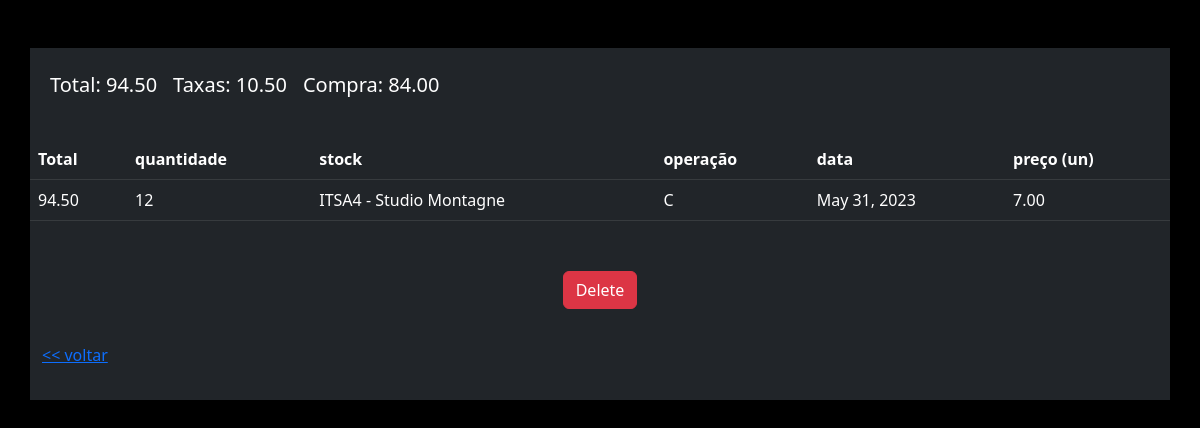
The page /my_wallet/3/ (signed in) on the database as committed earlier.
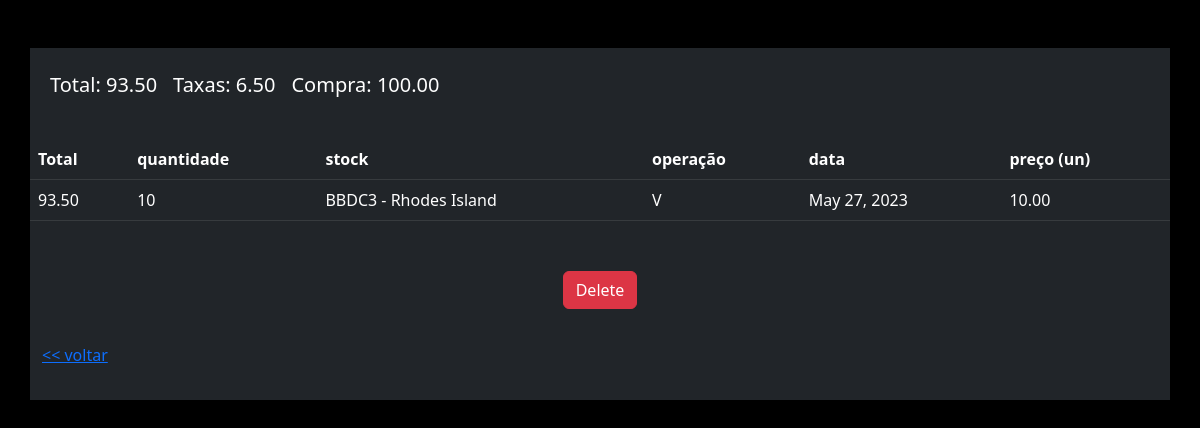
The same page on the database as committed later.
### my_wallet/models.py (models this page shows, shortened)
class Transaction(models.Model):
    data = models.DateField("created")
    stock = models.ForeignKey(Stock, on_delete=models.SET_NULL, null=True)
    quantidade_de_acoes = models.PositiveIntegerField()
    preco_unitario = models.DecimalField(
        max_digits=10, decimal_places=2, validators=[MinValueValidator(0)])
    OPERATIONS = (
        ('C', 'Compra'),
        ('V', 'Venda'),
    )
    operacao = models.CharField(max_length=1, choices=OPERATIONS)
    corretagem = models.DecimalField(
        max_digits=10, decimal_places=2, validators=[MinValueValidator(0)])
    Investidor = models.ForeignKey(Investidor, on_delete=models.CASCADE)
    def valor_de_compra(self):
        return self.quantidade_de_acoes * self.preco_unitario
    def taxas_totais(self):
        return self.corretagem + Decimal('1.5')
    def valor_total(self):
        v = self.quantidade_de_acoes * self.preco_unitario
        t = self.corretagem + Decimal('1.5')
        if (self.operacao == "C"):
            print
            return (v + t)
        else:
            return (v - t)

class Stock(models.Model):
    codigo = models.CharField(max_length=6)
    empresa_nome = models.CharField(max_length=100, default='No especified')
    cnpj = models.CharField(max_length=100)
    def __str__(self) -> str:
        return "{} - {}".format(self.codigo, self.empresa_nome)

### my_wallet/views.py (the view)
# urls.py: path('<int:transaction>/', views.detail, name='detail'),
@login_required
def detail(request, transaction: int):
    try:
        transaction_req = Transaction.objects.get(pk=transaction)
        context = {
            'transaction_req': transaction_req,
        }
    except Transaction.DoesNotExist:
        raise Http404("Question does not exist")
    return render(request, template_name='my_wallet/detalhe.html', context=context)

### my_wallet/templates/my_wallet/detalhe.html (shortened to what this page needs)
<!DOCTYPE html>
{% load static %}
<html lang="en">
<head>
    <link href="https://cdn.jsdelivr.net/npm/bootstrap@5.3.0-alpha3/dist/css/bootstrap.min.css" rel="stylesheet"
>
    <link rel="stylesheet" href="{% static 'my_wallet/css/shared.css' %}">
</head>
<body>
    <section class="vh-100 base_background">
        <div class="container py-5 h-100">
            <div class="row d-flex justify-content-center align-items-center h-50 bg-dark">
                <div class=".justify-content-center d-flex flex-row">
                    <h5 class="text-white" style="margin: 0.5rem;"> Total: {{ transaction_req.valor_total }}</h5>
                    <h5 class="text-white" style="margin: 0.5rem;"> Taxas: {{ transaction_req.taxas_totais }}</h5>
                    <h5 class="text-white" style="margin: 0.5rem;"> Compra: {{ transaction_req.valor_de_compra }}</h5>
                </div>
                <table class="table table-dark">
                    <tr>
                        <th scope="col">Total</th>
                        <th scope="col">quantidade</th>
                        <th scope="col">stock</th>
                        <th scope="col">operação</th>
                        <th scope="col">data</th>
                        <th scope="col">preço (un)</th>
                    </tr>
                    <tr>
                        <td>{{ transaction_req.valor_total }}</td>
                        <td>{{ transaction_req.quantidade_de_acoes }}</td>
                        <td>{{ transaction_req.stock }}</td>
                        <td>{{ transaction_req.operacao }}</td>
                        <td>{{ transaction_req.data }}</td>
                        <td>{{ transaction_req.preco_unitario }}</td>
                    </tr>
                </table>
                <div class="d-flex justify-content-center">
                    <form method="POST" action="{% url 'delete_transaction' transaction_req.id %}">
                        <button type="submit" class="btn btn-danger">Delete</button>
                    </form>
                </div>
                <p>
                    <a href="{% url 'transactions'%}">
                        << voltar</a>
                </p>
            </div>
        </div>
    </section>
</body>
</html>

### my_wallet/static/my_wallet/css/shared.css (style rules this page uses)
.base_background { background-color: black; }

Rows that differ between the two databases and show on the page:
changed Transaction: valor_total "94.50" → "93.50"; taxas_totais "10.50" → "6.50"; valor_de_compra "84.00" → "100.00"; quantidade_de_acoes "12" → "10"; stock "ITSA4 - Studio Montagne" → "BBDC3 - Rhodes Island"; operacao "C" → "V"; data "May 31, 2023" → "May 27, 2023"; preco_unitario "7.00" → "10.00"
